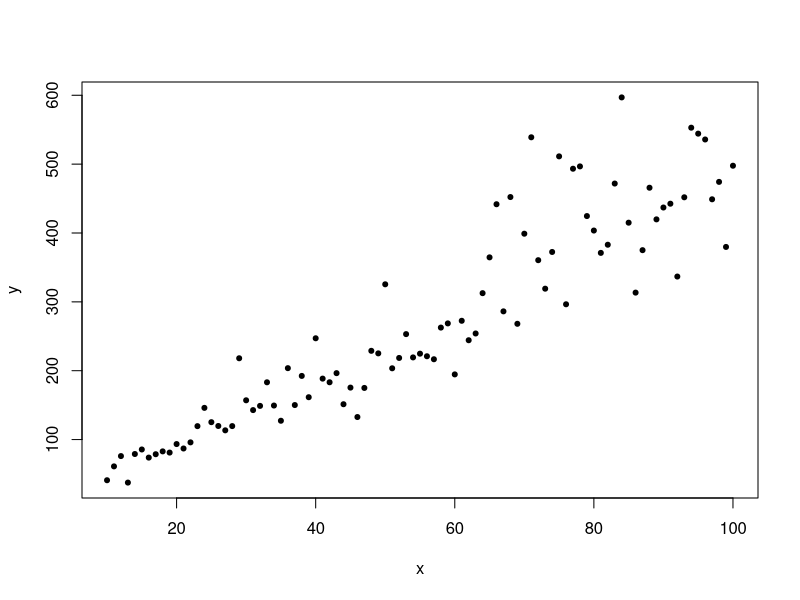
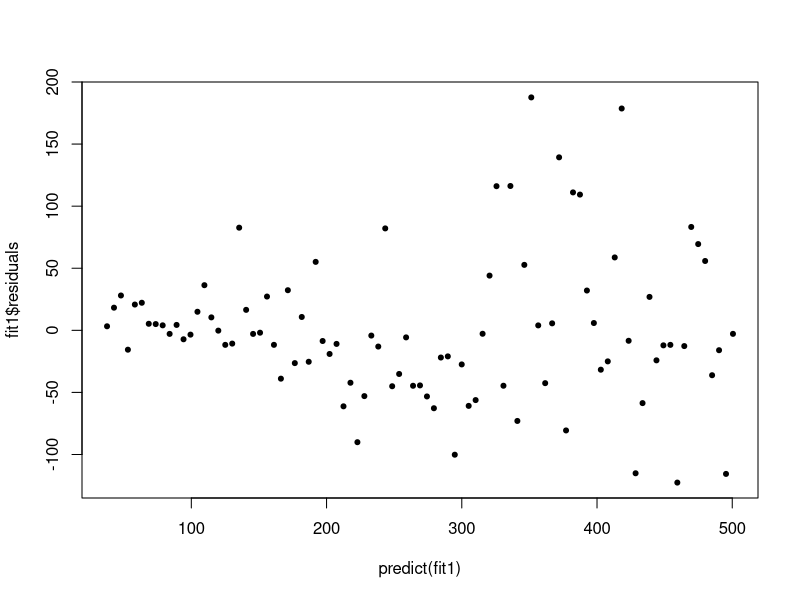
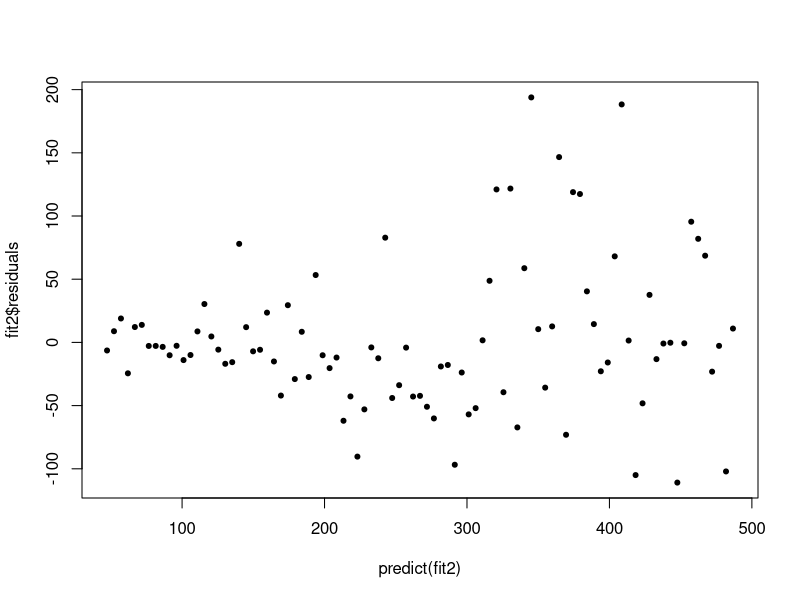
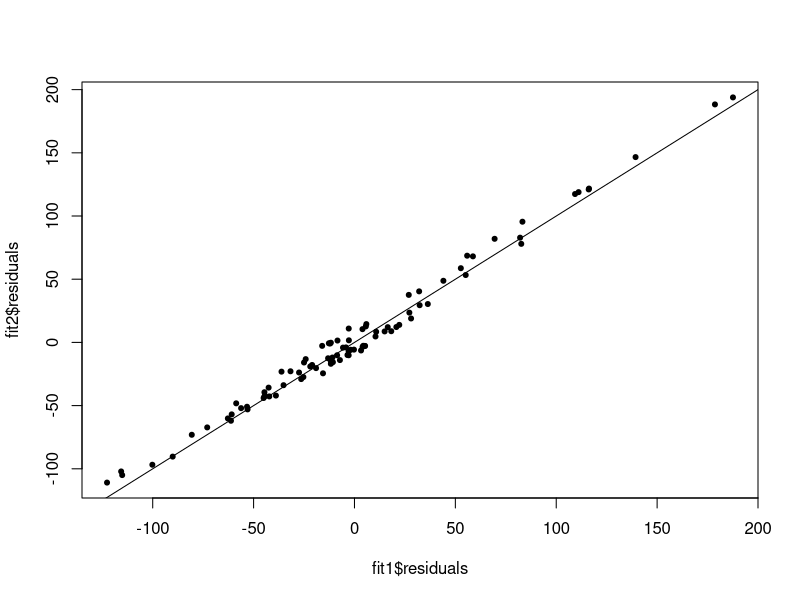
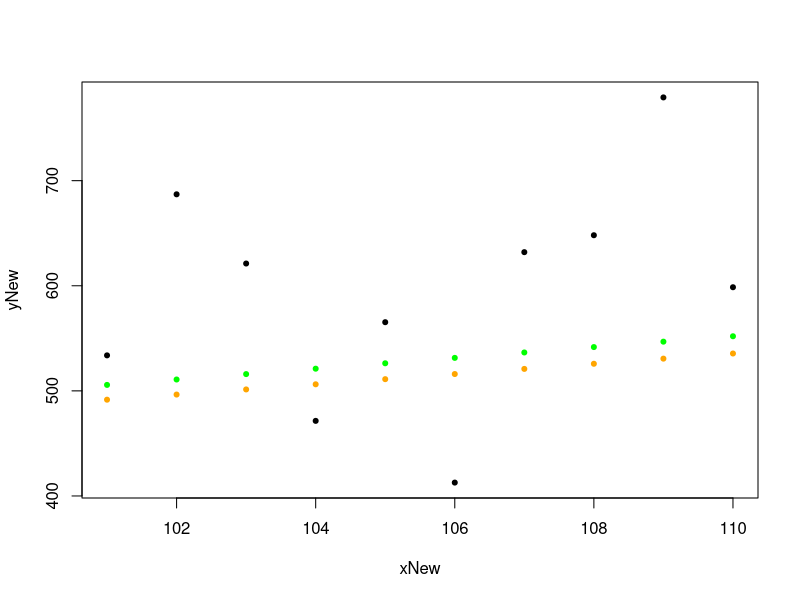

The R script that drew these images, in order:
## ---- chunk 1
set.seed(1234)
x <- 10:100
e <- rnorm(length(x), mean=0, sd=x)
b0 <- 3
b1 <- 5
y <- b0 + b1*x + e
plot(x, y, pch=20)
## ---- chunk 2
fit1 <- lm(y ~ 1 + x)
## ---- chunk 3
plot(predict(fit1), fit1$residuals, pch=20)
## ---- chunk 4
fit2 <- lm(y ~ 1 + x, weights=x^(-2))
plot(predict(fit2), fit2$residuals, pch=20)
## ---- chunk 5
plot(fit1$residuals, fit2$residuals, pch=20)
abline(0,1)
## ---- chunk 6
xNew <- 101:110
eNew <- rnorm(length(xNew), mean=0, sd=xNew)
yNew <- b0 + b1*xNew + eNew
## ---- chunk 7
predictNew <- function(fit, x){
  y <- fit$coefficients[1] + fit$coefficients[2]*x
  y
}

y1 <- predictNew(fit1, xNew)
y2 <- predictNew(fit2, xNew)

plot(xNew, yNew, col="black", pch=20)
points(xNew, y1, col="green", pch=20)
points(xNew, y2, col="orange", pch=20)

SSE1 <- sum((yNew - y1)^2)
SSE2 <- sum((yNew - y2)^2)

SAE1 <- sum(abs(yNew - y1))
SAE2 <- sum(abs(yNew - y2))
